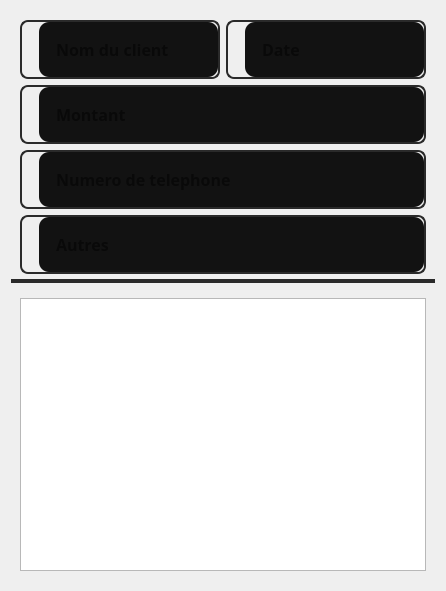
                            <widget class="QWidget" name="scrollAreaWidgetContents">
                             <property name="geometry">
                              <rect>
                               <x>0</x>
                               <y>0</y>
                               <width>446</width>
                               <height>591</height>
                              </rect>
                             </property>
                             <layout class="QVBoxLayout" name="verticalLayout_11">
                              <item>
                               <widget class="QWidget" name="widget_13" native="true">
                                <property name="styleSheet">
                                 <string notr="true">border-bottom: 4px solid rgb(42, 42, 42);</string>
                                </property>
                                <layout class="QGridLayout" name="gridLayout">
                                 <item row="0" column="0">
                                  <widget class="QFrame" name="input_6">
                                   <property name="styleSheet">
                                    <string notr="true">
background:none;
border-radius: 8px;
border: 2px solid rgb(42, 42, 42);
</string>
                                   </property>
                                   <property name="frameShape">
                                    <enum>QFrame::StyledPanel</enum>
                                   </property>
                                   <property name="frameShadow">
                                    <enum>QFrame::Raised</enum>
                                   </property>
                                   <layout class="QHBoxLayout" name="horizontalLayout_6">
                                    <property name="spacing">
                                     <number>0</number>
                                    </property>
                                    <property name="leftMargin">
                                     <number>10</number>
                                    </property>
                                    <property name="topMargin">
                                     <number>0</number>
                                    </property>
                                    <property name="rightMargin">
                                     <number>0</number>
                                    </property>
                                    <property name="bottomMargin">
                                     <number>0</number>
                                    </property>
                                    <item>
                                     <widget class="QLabel" name="label_9">
                                      <property name="maximumSize">
                                       <size>
                                        <width>30</width>
                                        <height>30</height>
                                       </size>
                                      </property>
                                      <property name="styleSheet">
                                       <string notr="true">border:none;</string>
                                      </property>
                                      <property name="text">
                                       <string/>
                                      </property>
                                      <property name="pixmap">
                                       <pixmap>../../megaDriver/gui/static/icons/user.svg</pixmap>
                                      </property>
                                      <property name="scaledContents">
                                       <bool>true</bool>
                                      </property>
                                     </widget>
                                    </item>
                                    <item>
                                     <widget class="QLineEdit" name="intitule">
                                      <property name="font">
                                       <font>
                                        <family>GeForce</family>
                                        <pointsize>12</pointsize>
                                        <weight>75</weight>
                                        <bold>true</bold>
                                       </font>
                                      </property>
                                      <property name="styleSheet">
                                       <string notr="true">
padding:15px;
border-radius:10px;
border: none;
background-color: rgb(18, 18, 18);</string>
                                      </property>
                                      <property name="placeholderText">
                                       <string>Nom du client</string>
                                      </property>
                                     </widget>
                                    </item>
                                   </layout>
                                  </widget>
                                 </item>
                                 <item row="0" column="1">
                                  <widget class="QFrame" name="input_7">
                                   <property name="styleSheet">
                                    <string notr="true">
background:none;
border-radius: 8px;
border: 2px solid rgb(42, 42, 42);
</string>
                                   </property>
                                   <property name="frameShape">
                                    <enum>QFrame::StyledPanel</enum>
                                   </property>
                                   <property name="frameShadow">
                                    <enum>QFrame::Raised</enum>
                                   </property>
                                   <layout class="QHBoxLayout" name="horizontalLayout_14">
                                    <property name="spacing">
                                     <number>0</number>
                                    </property>
                                    <property name="leftMargin">
                                     <number>10</number>
                                    </property>
                                    <property name="topMargin">
                                     <number>0</number>
                                    </property>
                                    <property name="rightMargin">
                                     <number>0</number>
                                    </property>
                                    <property name="bottomMargin">
                                     <number>0</number>
                                    </property>
                                    <item>
                                     <widget class="QLabel" name="label_11">
                                      <property name="maximumSize">
                                       <size>
                                        <width>30</width>
                                        <height>30</height>
                                       </size>
                                      </property>
                                      <property name="styleSheet">
                                       <string notr="true">border:none;</string>
                                      </property>
                                      <property name="text">
                                       <string/>
                                      </property>
                                      <property name="pixmap">
                                       <pixmap>static/icons/calendar.svg</pixmap>
                                      </property>
                                      <property name="scaledContents">
                                       <bool>true</bool>
                                      </property>
                                     </widget>
                                    </item>
                                    <item>
                                     <widget class="QLineEdit" name="intitule_2">
                                      <property name="font">
                                       <font>
                                        <family>GeForce</family>
                                        <pointsize>12</pointsize>
                                        <weight>75</weight>
                                        <bold>true</bold>
                                       </font>
                                      </property>
                                      <property name="styleSheet">
                                       <string notr="true">
padding:15px;
border-radius:10px;
border: none;
background-color: rgb(18, 18, 18);</string>
                                      </property>
                                      <property name="placeholderText">
                                       <string>Date</string>
                                      </property>
                                     </widget>
                                    </item>
                                   </layout>
                                  </widget>
                                 </item>
                                 <item row="1" column="0" colspan="2">
                                  <widget class="QFrame" name="input_8">
                                   <property name="styleSheet">
                                    <string notr="true">
background:none;
border-radius: 8px;
border: 2px solid rgb(42, 42, 42);
</string>
                                   </property>
                                   <property name="frameShape">
                                    <enum>QFrame::StyledPanel</enum>
                                   </property>
                                   <property name="frameShadow">
                                    <enum>QFrame::Raised</enum>
                                   </property>
                                   <layout class="QHBoxLayout" name="horizontalLayout_15">
                                    <property name="spacing">
                                     <number>0</number>
                                    </property>
                                    <property name="leftMargin">
                                     <number>10</number>
                                    </property>
                                    <property name="topMargin">
                                     <number>0</number>
                                    </property>
                                    <property name="rightMargin">
                                     <number>0</number>
                                    </property>
                                    <property name="bottomMargin">
                                     <number>0</number>
                                    </property>
                                    <item>
                                     <widget class="QLabel" name="label_12">
                                      <property name="maximumSize">
                                       <size>
                                        <width>30</width>
                                        <height>30</height>
                                       </size>
                                      </property>
                                      <property name="styleSheet">
                                       <string notr="true">border:none;</string>
                                      </property>
                                      <property name="text">
                                       <string/>
                                      </property>
                                      <property name="pixmap">
                                       <pixmap>static/icons/dollar-sign.svg</pixmap>
                                      </property>
                                      <property name="scaledContents">
                                       <bool>true</bool>
                                      </property>
                                     </widget>
                                    </item>
                                    <item>
                                     <widget class="QLineEdit" name="intitule_3">
                                      <property name="font">
                                       <font>
                                        <family>GeForce</family>
                                        <pointsize>12</pointsize>
                                        <weight>75</weight>
                                        <bold>true</bold>
                                       </font>
                                      </property>
                                      <property name="styleSheet">
                                       <string notr="true">
padding:15px;
border-radius:10px;
border: none;
background-color: rgb(18, 18, 18);</string>
                                      </property>
                                      <property name="placeholderText">
                                       <string>Montant</string>
                                      </property>
                                     </widget>
                                    </item>
                                   </layout>
                                  </widget>
                                 </item>
                                 <item row="2" column="0" colspan="2">
                                  <widget class="QFrame" name="input_9">
                                   <property name="styleSheet">
                                    <string notr="true">
background:none;
border-radius: 8px;
border: 2px solid rgb(42, 42, 42);
</string>
                                   </property>
                                   <property name="frameShape">
                                    <enum>QFrame::StyledPanel</enum>
                                   </property>
                                   <property name="frameShadow">
                                    <enum>QFrame::Raised</enum>
                                   </property>
                                   <layout class="QHBoxLayout" name="horizontalLayout_16">
                                    <property name="spacing">
                                     <number>0</number>
                                    </property>
                                    <property name="leftMargin">
                                     <number>10</number>
                                    </property>
                                    <property name="topMargin">
                                     <number>0</number>
                                    </property>
                                    <property name="rightMargin">
                                     <number>0</number>
                                    </property>
                                    <property name="bottomMargin">
                                     <number>0</number>
                                    </property>
                                    <item>
                                     <widget class="QLabel" name="label_13">
                                      <property name="maximumSize">
                                       <size>
                                        <width>30</width>
                                        <height>30</height>
                                       </size>
                                      </property>
                                      <property name="styleSheet">
                                       <string notr="true">border:none;</string>
                                      </property>
                                      <property name="text">
                                       <string/>
                                      </property>
                                      <property name="pixmap">
                                       <pixmap>static/icons/phone.svg</pixmap>
                                      </property>
                                      <property name="scaledContents">
                                       <bool>true</bool>
                                      </property>
                                     </widget>
                                    </item>
                                    <item>
                                     <widget class="QLineEdit" name="intitule_4">
                                      <property name="font">
                                       <font>
                                        <family>GeForce</family>
                                        <pointsize>12</pointsize>
                                        <weight>75</weight>
                                        <bold>true</bold>
                                       </font>
                                      </property>
                                      <property name="styleSheet">
                                       <string notr="true">
padding:15px;
border-radius:10px;
border: none;
background-color: rgb(18, 18, 18);</string>
                                      </property>
                                      <property name="placeholderText">
                                       <string>Numero de telephone</string>
                                      </property>
                                     </widget>
                                    </item>
                                   </layout>
                                  </widget>
                                 </item>
                                 <item row="3" column="0" colspan="2">
                                  <widget class="QFrame" name="input_10">
                                   <property name="styleSheet">
                                    <string notr="true">
background:none;
border-radius: 8px;
border: 2px solid rgb(42, 42, 42);
</string>
                                   </property>
                                   <property name="frameShape">
                                    <enum>QFrame::StyledPanel</enum>
                                   </property>
                                   <property name="frameShadow">
                                    <enum>QFrame::Raised</enum>
                                   </property>
                                   <layout class="QHBoxLayout" name="horizontalLayout_17">
                                    <property name="spacing">
                                     <number>0</number>
                                    </property>
                                    <property name="leftMargin">
                                     <number>10</number>
                                    </property>
                                    <property name="topMargin">
                                     <number>0</number>
                                    </property>
                                    <property name="rightMargin">
                                     <number>0</number>
                                    </property>
                                    <property name="bottomMargin">
                                     <number>0</number>
                                    </property>
                                    <item>
                                     <widget class="QLabel" name="label_14">
                                      <property name="maximumSize">
                                       <size>
                                        <width>30</width>
                                        <height>30</height>
                                       </size>
                                      </property>
                                      <property name="styleSheet">
                                       <string notr="true">border:none;</string>
                                      </property>
                                      <property name="text">
                                       <string/>
                                      </property>
                                      <property name="pixmap">
                                       <pixmap>static/icons/edit-3.svg</pixmap>
                                      </property>
                                      <property name="scaledContents">
                                       <bool>true</bool>
                                      </property>
                                     </widget>
                                    </item>
                                    <item>
                                     <widget class="QLineEdit" name="intitule_5">
                                      <property name="font">
                                       <font>
                                        <family>GeForce</family>
                                        <pointsize>12</pointsize>
                                        <weight>75</weight>
                                        <bold>true</bold>
                                       </font>
                                      </property>
                                      <property name="styleSheet">
                                       <string notr="true">
padding:15px;
border-radius:10px;
border: none;
background-color: rgb(18, 18, 18);</string>
                                      </property>
                                      <property name="placeholderText">
                                       <string>Autres</string>
                                      </property>
                                     </widget>
                                    </item>
                                   </layout>
                                  </widget>
                                 </item>
                                </layout>
                               </widget>
                              </item>
                              <item>
                               <widget class="QWidget" name="widget_15" native="true">
                                <layout class="QVBoxLayout" name="verticalLayout_2">
                                 <item>
                                  <widget class="QTableWidget" name="tableWidget"/>
                                 </item>
                                </layout>
                               </widget>
                              </item>
                             </layout>
                            </widget>
